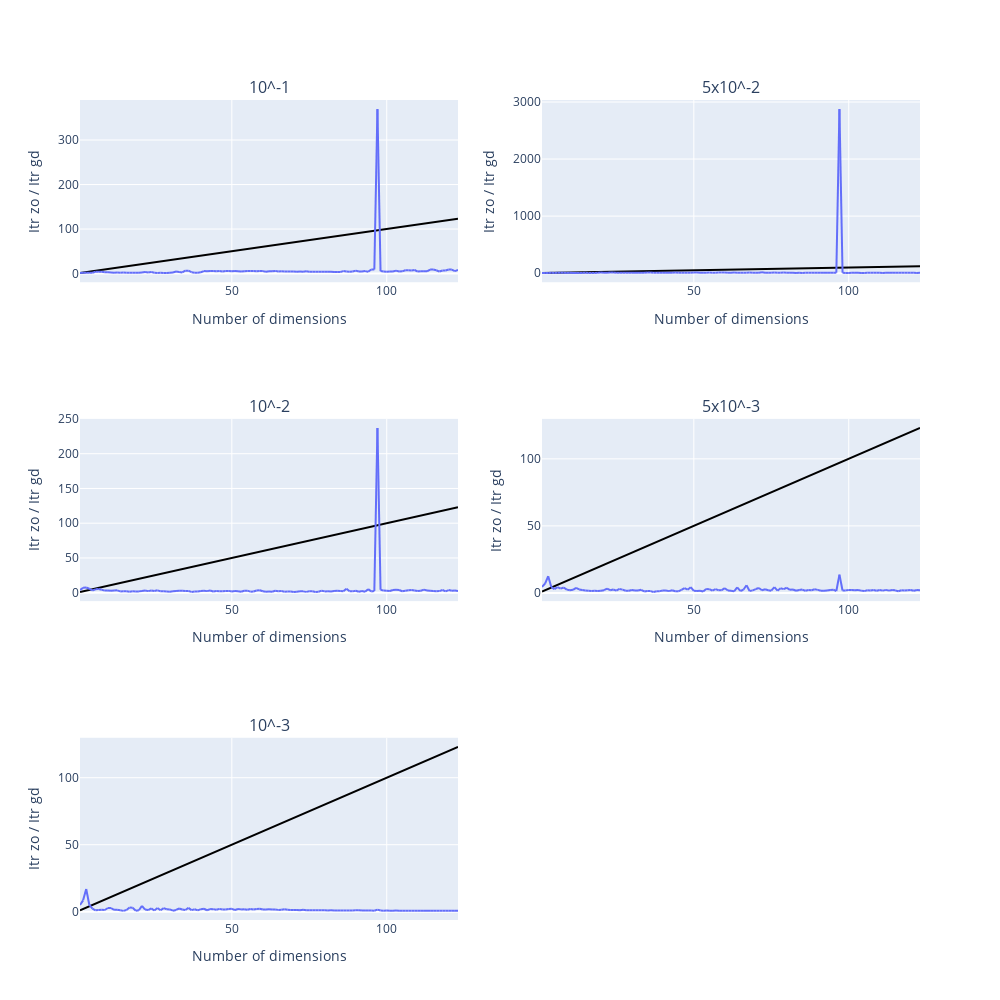

This figure's notebook cell:
### Code cell
plot_result(itr_assrs[1,:,:], itr_gd)
